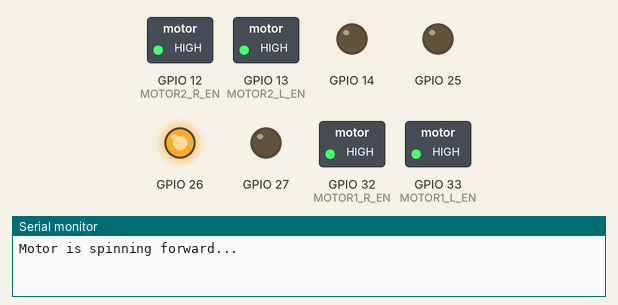
This sketch was run on a simulated ESP32. Shown: switched loads named in the sketch (green lamp = pin HIGH), output pins drawn as LEDs (lit = HIGH), the last lines printed to the serial monitor.

Above: at 0.5 s.
At 3.5 s:
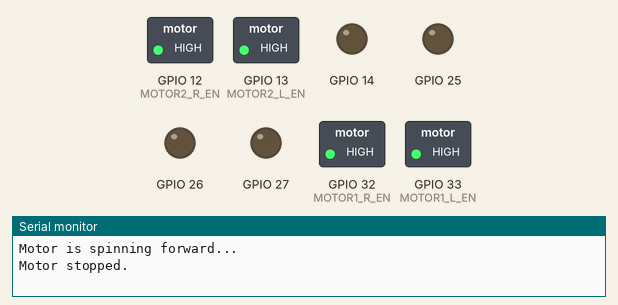
Timing chart, 0 to 7.8 s (numbered marks = the images above):
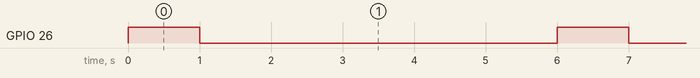

Measured:
- by itself, GPIO 26: alternates HIGH for 1.0 s and LOW for 5.0 s

The sketch:

main.ino
```cpp
// ESP32 Connections:
// Ultrasonic
// - VCC --> 3.3V
// - GND --> GND
// - TRIG --> GPIO 18
// - ECHO --> GPIO 19
//
// Motor Driver 1
// - RPWM --> GPIO 25
// - LPWM --> GPIO 26
// - R_EN --> GPIO 32
// - L_EN --> GPIO 33
// - VCC --> 5V
// - GND --> GND
// Motor Driver 2
// - RPWM --> GPIO 27
// - LPWM --> GPIO 14
// - R_EN --> GPIO 12
// - L_EN --> GPIO 13
// - VCC --> 5V
// - GND --> GND

// Motor control pins definitions
#define MOTOR1_RPWM 25
#define MOTOR1_LPWM 26
#define MOTOR1_R_EN 32
#define MOTOR1_L_EN 33
#define MOTOR2_RPWM 27
#define MOTOR2_LPWM 14
#define MOTOR2_R_EN 12
#define MOTOR2_L_EN 13

// PWM properties
#define MOTOR_FREQ 5000
#define MOTOR_RESOLUTION 8
#define MOTOR_SPEED 200  // PWM value (0-255)

// Motor control channels
#define MOTOR1_RPWM_CHANNEL 0
#define MOTOR1_LPWM_CHANNEL 1
#define MOTOR2_RPWM_CHANNEL 2
#define MOTOR2_LPWM_CHANNEL 3

void setupMotors() {
    // Configure motor control pins
    pinMode(MOTOR1_R_EN, OUTPUT);
    pinMode(MOTOR1_L_EN, OUTPUT);
    pinMode(MOTOR2_R_EN, OUTPUT);
    pinMode(MOTOR2_L_EN, OUTPUT);

    // Enable all motor drivers
    digitalWrite(MOTOR1_R_EN, HIGH);
    digitalWrite(MOTOR1_L_EN, HIGH);
    digitalWrite(MOTOR2_R_EN, HIGH);
    digitalWrite(MOTOR2_L_EN, HIGH);

    // Configure PWM for motor control using correct API
    ledcAttachChannel(MOTOR1_RPWM, MOTOR_FREQ, MOTOR_RESOLUTION, MOTOR1_RPWM_CHANNEL);
    ledcAttachChannel(MOTOR1_LPWM, MOTOR_FREQ, MOTOR_RESOLUTION, MOTOR1_LPWM_CHANNEL);
    ledcAttachChannel(MOTOR2_RPWM, MOTOR_FREQ, MOTOR_RESOLUTION, MOTOR2_RPWM_CHANNEL);
    ledcAttachChannel(MOTOR2_LPWM, MOTOR_FREQ, MOTOR_RESOLUTION, MOTOR2_LPWM_CHANNEL);

    // Initially stop all motors
    stopMotors();
}

void stopMotors() {
    ledcWriteChannel(MOTOR1_RPWM_CHANNEL, 0);
    ledcWriteChannel(MOTOR1_LPWM_CHANNEL, 0);
    ledcWriteChannel(MOTOR2_RPWM_CHANNEL, 0);
    ledcWriteChannel(MOTOR2_LPWM_CHANNEL, 0);
}

void turnLeft() {
    // Left motor backward, right motor forward
    ledcWriteChannel(MOTOR1_RPWM_CHANNEL, 0);
    ledcWriteChannel(MOTOR1_LPWM_CHANNEL, MOTOR_SPEED);
    ledcWriteChannel(MOTOR2_RPWM_CHANNEL, MOTOR_SPEED);
    ledcWriteChannel(MOTOR2_LPWM_CHANNEL, 0);
}

void turnRight() {
    // Left motor forward, right motor backward
    ledcWriteChannel(MOTOR1_RPWM_CHANNEL, MOTOR_SPEED);
    ledcWriteChannel(MOTOR1_LPWM_CHANNEL, 0);
    ledcWriteChannel(MOTOR2_RPWM_CHANNEL, 0);
    ledcWriteChannel(MOTOR2_LPWM_CHANNEL, MOTOR_SPEED);
}

void moveForward() {
    // Both motors forward
    ledcWriteChannel(MOTOR1_RPWM_CHANNEL, MOTOR_SPEED);
    delay(200);
    ledcWriteChannel(MOTOR1_LPWM_CHANNEL, 0);
    ledcWriteChannel(MOTOR2_RPWM_CHANNEL, MOTOR_SPEED);
    ledcWriteChannel(MOTOR2_LPWM_CHANNEL, 0);
}

void moveBackward() {
    // Both motors backward
    ledcWriteChannel(MOTOR1_RPWM_CHANNEL, 0);
    ledcWriteChannel(MOTOR1_LPWM_CHANNEL, MOTOR_SPEED);
    ledcWriteChannel(MOTOR2_RPWM_CHANNEL, 0);
    ledcWriteChannel(MOTOR2_LPWM_CHANNEL, MOTOR_SPEED);
}

void setup() {
    setupMotors();
    pinMode(26, OUTPUT);
    Serial.begin(115200); // Initialize serial communication
}

void loop() {
    Serial.println("Motor is spinning forward...");
    digitalWrite(26, HIGH);
    delay(1000); // Spin duration
    digitalWrite(26, LOW);
    Serial.println("Motor stopped.");
    delay(5000); // Wait for 5 seconds before spinning again
}
```
